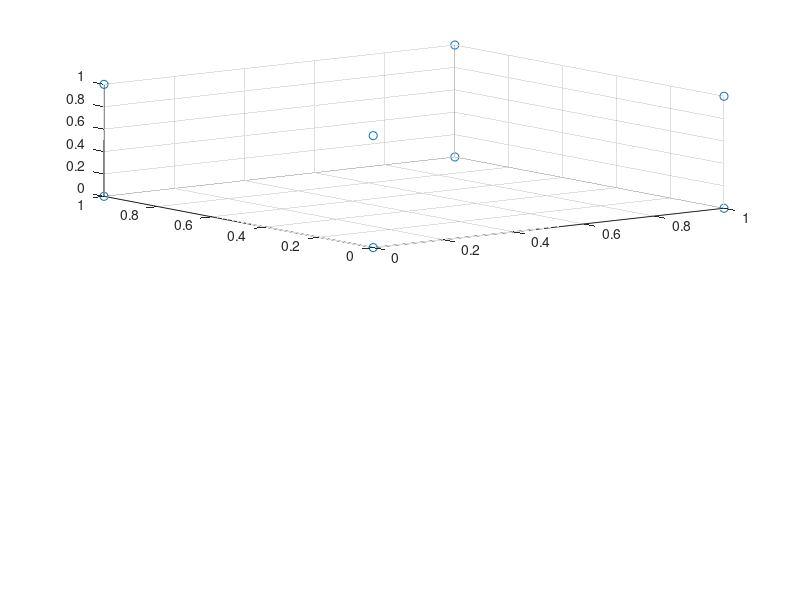

The MATLAB script that drew this image: (Note: this script raises an error after producing the figure.)
%input cube coordinates
X = [0 0 0;
    1 0 0;
    1 1 0;
    0 1 0;
    0 0 1;
    1 0 1;
    1 1 1;
    0 1 1];
%plotting cube
subplot(2,1,1);
axis auto
scatter3(X(:,1),X(:,2),X(:,3));hold on
plotcube(X);
%defining the axes of the camera frame after rotation and translation wrt the world frame
theta = -45;
Rc= [1 0 0;0 cosd(theta) -sind(theta);0 sind(theta) cosd(theta)];
Rcu = [1 0 0;0 0 -1;0 1 0];
R = Rcu*Rc;
%R = Rc;
T = [0;0;5];
k = [800 0 250;0 800 250;0 0 1];
u = project(X',R,T,k);
u = u';
subplot(2,1,2);
axis auto
scatter(u(:,1),u(:,2));hold on
plotcube(u);